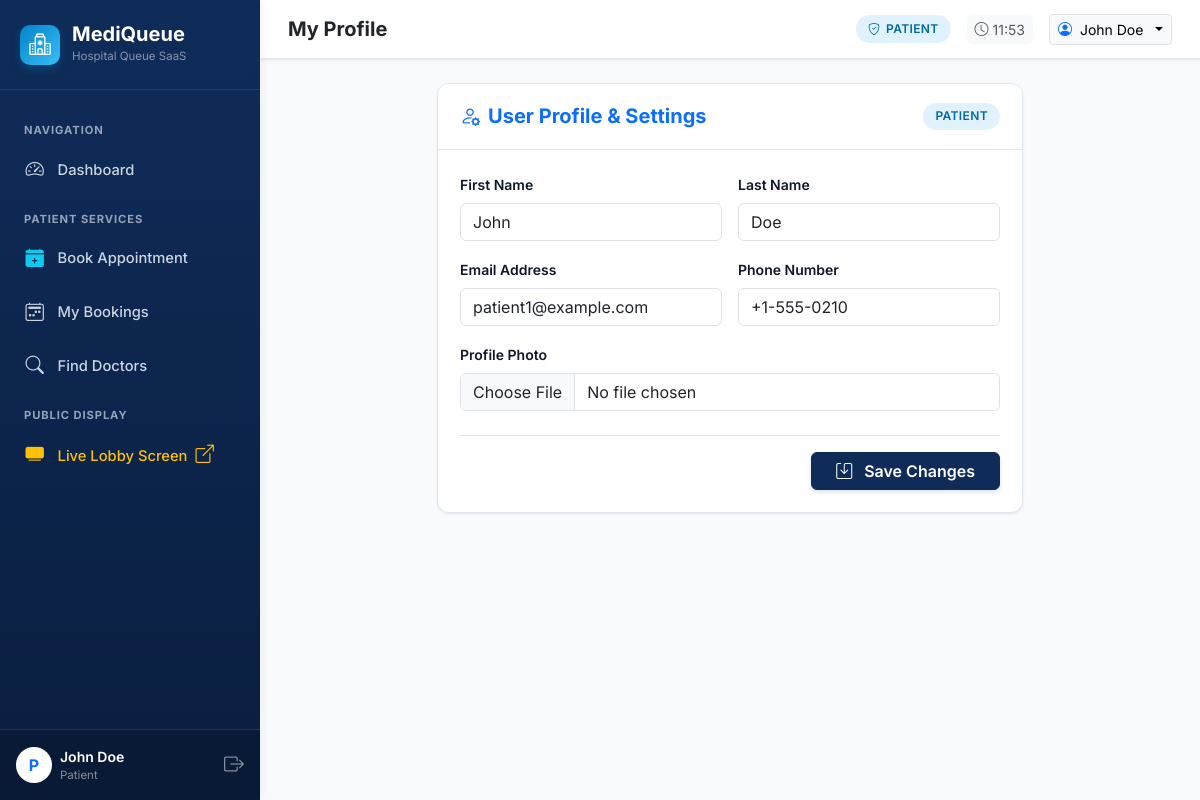
Screenshot of /accounts/profile/ (signed in) with the database file from the repository.
### accounts/models.py (models this page shows, shortened)
class CustomUser(AbstractUser):
    class Role(models.TextChoices):
        ADMIN = 'ADMIN', 'Hospital Administrator'
        DOCTOR = 'DOCTOR', 'Doctor'
        RECEPTIONIST = 'RECEPTIONIST', 'Receptionist'
        PATIENT = 'PATIENT', 'Patient'
    role = models.CharField(
        max_length=20,
        choices=Role.choices,
        default=Role.PATIENT,
        help_text="Designated user role within MediQueue"
    )
    phone_number = models.CharField(max_length=20, blank=True, help_text="Contact telephone number")
    profile_picture = models.ImageField(upload_to='profiles/', blank=True, null=True)
    @property
    def is_admin_role(self):
        return self.role == self.Role.ADMIN or self.is_superuser
    @property
    def is_doctor_role(self):
        return self.role == self.Role.DOCTOR
    @property
    def is_receptionist_role(self):
        return self.role == self.Role.RECEPTIONIST
    @property
    def is_patient_role(self):
        return self.role == self.Role.PATIENT
    @property
    def display_name(self):
        if self.first_name and self.last_name:
            if self.is_doctor_role and not self.first_name.startswith('Dr'):
                return f"Dr. {self.first_name} {self.last_name}"
            return f"{self.first_name} {self.last_name}"
        return self.username

### accounts/views.py (the view)
# urls.py: path('profile/', views.profile_view, name='profile'),
@login_required
def profile_view(request):
    user = request.user
    if request.method == 'POST':
        form = UserProfileUpdateForm(request.POST, request.FILES, instance=user)
        if form.is_valid():
            form.save()
            messages.success(request, "Your profile details have been updated.")
            return redirect('accounts:profile')
    else:
        form = UserProfileUpdateForm(instance=user)
    return render(request, 'accounts/profile.html', {
        'form': form,
        'user_obj': user,
    })

### accounts/forms.py
class UserProfileUpdateForm(forms.ModelForm):
    class Meta:
        model = CustomUser
        fields = ['first_name', 'last_name', 'email', 'phone_number', 'profile_picture']
        widgets = {
            'first_name': forms.TextInput(attrs={'class': 'form-control'}),
            'last_name': forms.TextInput(attrs={'class': 'form-control'}),
            'email': forms.EmailInput(attrs={'class': 'form-control'}),
            'phone_number': forms.TextInput(attrs={'class': 'form-control'}),
            'profile_picture': forms.FileInput(attrs={'class': 'form-control'}),
        }

### accounts/context_processors.py (called while the page is built)
def user_role_context(request):
    context = {
        'APP_NAME': 'MediQueue',
        'HOSPITAL_NAME': 'MetroCare General Hospital',
    }
    if request.user.is_authenticated:
        user = request.user
        context.update({
            'user_role': user.role,
            'is_admin': user.is_admin_role,
            'is_doctor': user.is_doctor_role,
            'is_receptionist': user.is_receptionist_role,
            'is_patient': user.is_patient_role,
            'unread_notifications_count': getattr(user, 'notifications', None).filter(is_read=False).count() if hasattr(user, 'notifications') else 0,
        })
    return context

### templates/accounts/profile.html (shortened to what this page needs)
{% extends 'dashboard_base.html' %}
{% block page_title %}My Profile{% endblock %}
{% block dashboard_content %}
<div class="row justify-content-center">
  <div class="col-lg-8">
    <div class="mq-card">
      <div class="mq-card-header">
        <h5 class="fw-bold mb-0 text-primary"><i class="bi bi-person-gear me-2"></i>User Profile & Settings</h5>
        <span class="role-badge role-badge-{{ user.role|lower }}">{{ user.get_role_display }}</span>
      </div>
      <div class="mq-card-body">
        <form method="post" enctype="multipart/form-data">
          <div class="row g-3">
            <div class="col-md-6">
              <label class="form-label small fw-semibold">First Name</label>
              {{ form.first_name }}
            </div>
            <div class="col-md-6">
              <label class="form-label small fw-semibold">Last Name</label>
              {{ form.last_name }}
            </div>
            <div class="col-md-6">
              <label class="form-label small fw-semibold">Email Address</label>
              {{ form.email }}
            </div>
            <div class="col-md-6">
              <label class="form-label small fw-semibold">Phone Number</label>
              {{ form.phone_number }}
            </div>
            <div class="col-12">
              <label class="form-label small fw-semibold">Profile Photo</label>
              {{ form.profile_picture }}
            </div>
          </div>
          <div class="mt-4 pt-3 border-top text-end">
            <button type="submit" class="btn btn-primary fw-semibold px-4">
              <i class="bi bi-save me-2"></i> Save Changes
            </button>
          </div>
        </form>
      </div>
    </div>
  </div>
</div>
{% endblock %}

### templates/dashboard_base.html (shortened to what this page needs)
{% extends 'base.html' %}
{% load static %}
{% block root_content %}
<div class="app-wrapper">
  <aside class="app-sidebar">
    <a href="{% url 'dashboard:index' %}" class="sidebar-brand">
      <div class="sidebar-brand-icon">
        <i class="bi bi-hospital"></i>
      </div>
      <div>
        <div class="fw-bold fs-5 lh-1">MediQueue</div>
        <div class="small text-white-50 mt-1" style="font-size: 0.72rem;">Hospital Queue SaaS</div>
      </div>
    </a>
    <ul class="sidebar-menu">
      <li class="sidebar-heading">Navigation</li>
      <li class="sidebar-item">
        <a href="{% url 'dashboard:index' %}" class="sidebar-link {% if request.resolver_match.url_name in 'admin,doctor,receptionist,patient,index' %}active{% endif %}">
          <i class="bi bi-speedometer2"></i>
          <span>Dashboard</span>
        </a>
      </li>
      {% if is_admin %}
        <li class="sidebar-heading">Hospital Administration</li>
        <li class="sidebar-item">
          <a href="{% url 'doctors:doctor_list' %}" class="sidebar-link">
            <i class="bi bi-person-badge"></i>
            <span>Doctors</span>
          </a>
        </li>
        <li class="sidebar-item">
          <a href="{% url 'doctors:department_list' %}" class="sidebar-link">
            <i class="bi bi-diagram-3"></i>
            <span>Departments</span>
          </a>
        </li>
        <li class="sidebar-item">
          <a href="{% url 'patients:patient_list' %}" class="sidebar-link">
            <i class="bi bi-people"></i>
            <span>Patients</span>
          </a>
        </li>
        <li class="sidebar-item">
          <a href="{% url 'appointments:appointment_list' %}" class="sidebar-link">
            <i class="bi bi-calendar2-check"></i>
            <span>Appointments</span>
          </a>
        </li>
        <li class="sidebar-item">
          <a href="{% url 'queue_management:live_queue' %}" class="sidebar-link">
            <i class="bi bi-list-ol"></i>
            <span>Queue Monitor</span>
          </a>
        </li>
        <li class="sidebar-item">
          <a href="{% url 'hospital_resources:resource_list' %}" class="sidebar-link">
            <i class="bi bi-door-open"></i>
            <span>Hospital Resources</span>
          </a>
        </li>
        <li class="sidebar-item">
          <a href="/admin/" target="_blank" class="sidebar-link text-white-50">
            <i class="bi bi-shield-lock"></i>
            <span>Django Admin</span>
          </a>
        </li>
      {% elif is_patient %}
        <li class="sidebar-heading">Patient Services</li>
        <li class="sidebar-item">
          <a href="{% url 'appointments:book_appointment' %}" class="sidebar-link">
            <i class="bi bi-calendar-plus-fill text-info"></i>
            <span>Book Appointment</span>
          </a>
        </li>
        <li class="sidebar-item">
          <a href="{% url 'appointments:appointment_list' %}" class="sidebar-link">
            <i class="bi bi-calendar2-week"></i>
            <span>My Bookings</span>
          </a>
        </li>
        <li class="sidebar-item">
          <a href="{% url 'doctors:doctor_list' %}" class="sidebar-link">
            <i class="bi bi-search"></i>
            <span>Find Doctors</span>
          </a>
        </li>
      {% endif %}
      <li class="sidebar-heading">Public Display</li>
      <li class="sidebar-item">
        <a href="{% url 'queue_management:public_display_board' %}" target="_blank" class="sidebar-link text-warning">
          <i class="bi bi-tv-fill"></i>
          <span>Live Lobby Screen <i class="bi bi-box-arrow-up-right ms-1 small"></i></span>
        </a>
      </li>
    </ul>
    <div class="sidebar-footer">
      <div class="d-flex align-items-center gap-2">
        <div class="avatar bg-white text-primary rounded-circle d-flex align-items-center justify-content-center fw-bold" style="width: 36px; height: 36px;">
          {{ user.username|slice:":1"|upper }}
        </div>
        <div class="flex-grow-1 overflow-hidden">
          <div class="small fw-semibold text-truncate text-white">{{ user.display_name }}</div>
          <div class="text-white-50 text-truncate" style="font-size: 0.72rem;">{{ user.get_role_display }}</div>
        </div>
        <a href="{% url 'accounts:logout' %}" class="text-white-50 hover-white" title="Sign Out">
          <i class="bi bi-box-arrow-right fs-5"></i>
        </a>
      </div>
    </div>
  </aside>
  <div class="app-main">
    <header class="app-topbar">
      <div class="d-flex align-items-center gap-3">
        <h5 class="mb-0 fw-bold text-dark d-none d-sm-block">{% block page_title %}Dashboard{% endblock %}</h5>
      </div>
      <div class="d-flex align-items-center gap-3">
        <span class="role-badge role-badge-{{ user.role|lower }}">
          <i class="bi bi-shield-check"></i> {{ user.get_role_display }}
        </span>
        <div class="d-none d-md-flex align-items-center gap-1 text-muted small bg-light px-2 py-1 rounded">
          <i class="bi bi-clock"></i>
          <span id="topbarClock">{% now "H:i" %}</span>
        </div>
        <div class="dropdown">
          <button class="btn btn-sm btn-light border dropdown-toggle d-flex align-items-center gap-2" type="button" data-bs-toggle="dropdown">
            <i class="bi bi-person-circle text-primary"></i>
            <span class="d-none d-md-inline">{{ user.display_name }}</span>
          </button>
        </div>
      </div>
    </header>
    <main class="flex-grow-1 p-3 p-md-4">
      {% block dashboard_content %}{% endblock %}
    </main>
  </div>
</div>
{% endblock %}

### static/css/mediqueue.css (style rules this page uses)
:root { --mq-primary: #0f2c59; --mq-primary-dark: #0a1e3f; --mq-primary-light: #1e3a8a; --mq-accent: #0284c7; --mq-accent-light: #38bdf8; --mq-accent-bg: #f0f9ff; --mq-bg: #f8fafc; --mq-surface: #ffffff; --mq-card-border: #e2e8f0; --mq-text-main: #0f172a; --mq-text-muted: #64748b; --mq-success: #10b981; --mq-warning: #f59e0b; --mq-danger: #ef4444; --mq-info: #06b6d4; --mq-sidebar-width: 260px; --mq-radius: 12px; --mq-shadow-sm: 0 1px 3px rgba(15, 23, 42, 0.06), 0 1px 2px rgba(15, 23, 42, 0.04); --mq-shadow-md: 0 4px 6px -1px rgba(15, 23, 42, 0.08), 0 2px 4px -2px rgba(15, 23, 42, 0.06); --mq-shadow-lg: 0 10px 15px -3px rgba(15, 23, 42, 0.08), 0 4px 6px -4px rgba(15, 23, 42, 0.04); }
body { font-family: 'Inter', -apple-system, BlinkMacSystemFont, "Segoe UI", Roboto, Helvetica, Arial, sans-serif; background-color: var(--mq-bg); color: var(--mq-text-main); min-height: 100vh; display: flex; flex-direction: column; }
.app-wrapper { display: flex; min-height: 100vh; width: 100%; }
.app-sidebar { width: var(--mq-sidebar-width); background: linear-gradient(180deg, var(--mq-primary) 0%, var(--mq-primary-dark) 100%); color: #ffffff; flex-shrink: 0; display: flex; flex-direction: column; transition: all 0.3s ease; z-index: 1000; box-shadow: 2px 0 10px rgba(0,0,0,0.05); }
.sidebar-brand { padding: 1.5rem 1.25rem; display: flex; align-items: center; gap: 0.75rem; border-bottom: 1px solid rgba(255, 255, 255, 0.1); text-decoration: none; color: #ffffff; }
.sidebar-brand-icon { width: 40px; height: 40px; border-radius: 10px; background: linear-gradient(135deg, var(--mq-accent), var(--mq-accent-light)); display: flex; align-items: center; justify-content: center; font-size: 1.35rem; color: #ffffff; box-shadow: 0 4px 8px rgba(2, 132, 199, 0.3); }
.sidebar-menu { padding: 1.25rem 0.75rem; list-style: none; margin: 0; flex: 1; overflow-y: auto; }
.sidebar-heading { font-size: 0.7rem; text-transform: uppercase; letter-spacing: 0.08em; color: #94a3b8; padding: 0.75rem 0.75rem 0.35rem; font-weight: 700; }
.sidebar-item { margin-bottom: 0.25rem; }
.sidebar-link { display: flex; align-items: center; gap: 0.85rem; padding: 0.7rem 0.85rem; color: #cbd5e1; text-decoration: none; border-radius: 8px; font-size: 0.92rem; font-weight: 500; transition: all 0.2s ease; }
.sidebar-link i { font-size: 1.15rem; }
.sidebar-footer { padding: 1rem; border-top: 1px solid rgba(255, 255, 255, 0.1); background: rgba(0, 0, 0, 0.15); }
.app-main { flex: 1; display: flex; flex-direction: column; min-width: 0; }
.app-topbar { background: var(--mq-surface); border-bottom: 1px solid var(--mq-card-border); padding: 0.85rem 1.75rem; display: flex; align-items: center; justify-content: space-between; box-shadow: var(--mq-shadow-sm); position: sticky; top: 0; z-index: 900; }
.role-badge { display: inline-flex; align-items: center; gap: 0.35rem; padding: 0.3rem 0.75rem; border-radius: 20px; font-size: 0.75rem; font-weight: 600; letter-spacing: 0.03em; text-transform: uppercase; }
.role-badge-patient { background-color: #e0f2fe; color: #0369a1; }
.mq-card { background: var(--mq-surface); border: 1px solid var(--mq-card-border); border-radius: var(--mq-radius); box-shadow: var(--mq-shadow-sm); transition: transform 0.2s ease, box-shadow 0.2s ease; overflow: hidden; }
.mq-card-header { padding: 1.15rem 1.4rem; border-bottom: 1px solid var(--mq-card-border); background-color: #ffffff; display: flex; align-items: center; justify-content: space-between; }
.mq-card-body { padding: 1.4rem; }
.btn-primary { background-color: var(--mq-primary); border-color: var(--mq-primary); box-shadow: 0 2px 4px rgba(15, 44, 89, 0.15); }

### rows the page displays
CustomUser: username "P", display_name "John Doe", role "Patient", role "PATIENT", first_name "John", last_name "Doe", email "patient1@example.com", phone_number "+1-555-0210"
